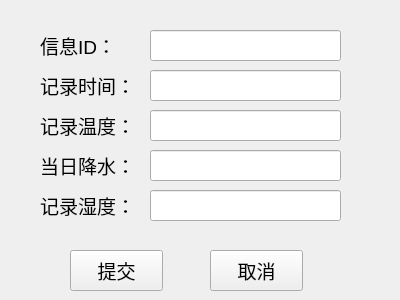
<?xml version="1.0" encoding="UTF-8"?>
<ui version="4.0">
 <class>MeteorologicalInformationinsert</class>
 <widget class="QWidget" name="MeteorologicalInformationinsert">
  <property name="geometry">
   <rect>
    <x>0</x>
    <y>0</y>
    <width>400</width>
    <height>300</height>
   </rect>
  </property>
  <property name="font">
   <font>
    <pointsize>14</pointsize>
   </font>
  </property>
  <property name="windowTitle">
   <string>Form</string>
  </property>
  <widget class="QLabel" name="label_4">
   <property name="geometry">
    <rect>
     <x>40</x>
     <y>150</y>
     <width>101</width>
     <height>31</height>
    </rect>
   </property>
   <property name="text">
    <string>当日降水：</string>
   </property>
  </widget>
  <widget class="QLineEdit" name="lineEdit_3">
   <property name="geometry">
    <rect>
     <x>150</x>
     <y>110</y>
     <width>191</width>
     <height>31</height>
    </rect>
   </property>
  </widget>
  <widget class="QLineEdit" name="lineEdit_4">
   <property name="geometry">
    <rect>
     <x>150</x>
     <y>150</y>
     <width>191</width>
     <height>31</height>
    </rect>
   </property>
  </widget>
  <widget class="QLineEdit" name="lineEdit_2">
   <property name="geometry">
    <rect>
     <x>150</x>
     <y>70</y>
     <width>191</width>
     <height>31</height>
    </rect>
   </property>
  </widget>
  <widget class="QLineEdit" name="lineEdit">
   <property name="geometry">
    <rect>
     <x>150</x>
     <y>30</y>
     <width>191</width>
     <height>31</height>
    </rect>
   </property>
  </widget>
  <widget class="QLabel" name="label_5">
   <property name="geometry">
    <rect>
     <x>40</x>
     <y>190</y>
     <width>101</width>
     <height>31</height>
    </rect>
   </property>
   <property name="text">
    <string>记录湿度：</string>
   </property>
  </widget>
  <widget class="QLabel" name="label_3">
   <property name="geometry">
    <rect>
     <x>40</x>
     <y>110</y>
     <width>111</width>
     <height>31</height>
    </rect>
   </property>
   <property name="text">
    <string>记录温度：</string>
   </property>
  </widget>
  <widget class="QPushButton" name="pushButton_2">
   <property name="geometry">
    <rect>
     <x>210</x>
     <y>250</y>
     <width>93</width>
     <height>41</height>
    </rect>
   </property>
   <property name="text">
    <string>取消</string>
   </property>
  </widget>
  <widget class="QPushButton" name="pushButton">
   <property name="geometry">
    <rect>
     <x>70</x>
     <y>250</y>
     <width>93</width>
     <height>41</height>
    </rect>
   </property>
   <property name="text">
    <string>提交</string>
   </property>
  </widget>
  <widget class="QLabel" name="label">
   <property name="geometry">
    <rect>
     <x>40</x>
     <y>30</y>
     <width>91</width>
     <height>31</height>
    </rect>
   </property>
   <property name="text">
    <string>信息ID：</string>
   </property>
  </widget>
  <widget class="QLabel" name="label_2">
   <property name="geometry">
    <rect>
     <x>40</x>
     <y>70</y>
     <width>111</width>
     <height>31</height>
    </rect>
   </property>
   <property name="text">
    <string>记录时间：</string>
   </property>
  </widget>
  <widget class="QLineEdit" name="lineEdit_5">
   <property name="geometry">
    <rect>
     <x>150</x>
     <y>190</y>
     <width>191</width>
     <height>31</height>
    </rect>
   </property>
  </widget>
 </widget>
 <resources/>
 <connections/>
</ui>
